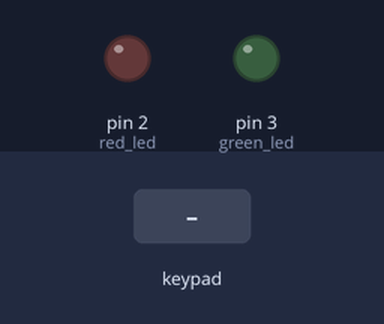
Recording of a sketch running on a simulated Arduino Uno, built with avr-gcc and run on an emulated ATmega328P. Parts: output pins drawn as LEDs (lit = HIGH). Dashed ring = blinking. The test bench sets the inputs (shaded band).

Above: at 1.2 s.
1.3 s: keypad keys 9 8 7 6 pressed 0.4 s apart
At 2.9 s:
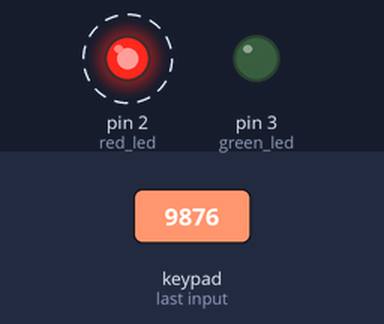
5.9 s: keypad keys 1 9 5 7 pressed 0.4 s apart
At 7.8 s:
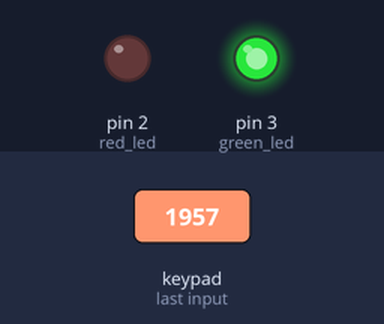
Timing chart, 0 to 11.6 s (numbered marks = the images above; inputs shaded):
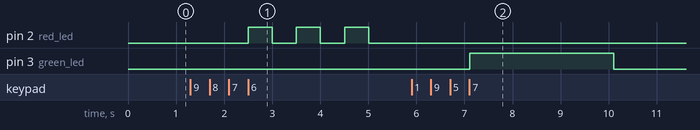

The sketch:

sketch_nov19a.ino
```cpp
#include <Keypad.h>

const byte ROWS = 4; // 4 строки
const byte COLS = 4; // 4 столбца

const int red_led = 2;
const int green_led = 3;

const String correct_password = "1957";

// Обозначение наименовании кнопок
char hexaKeys[ROWS][COLS] = {
  {'1','2','3','A'},
  {'4','5','6','B'},
  {'7','8','9','C'},
  {'*','0','#','D'}
};

byte rowPins[ROWS] = {9, 8, 7, 6}; // пины к строкам
byte colPins[COLS] = {10, 11, 12, 13}; // пины к столбцам

char password[4];
int counter = 0;

void check_password(){
  if (String(password) == correct_password){
    digitalWrite(green_led, HIGH); delay(3000);
    digitalWrite(green_led, LOW);
  }
  else{
    digitalWrite(red_led, HIGH); delay(500);
    digitalWrite(red_led, LOW); delay(500);
    digitalWrite(red_led, HIGH); delay(500);
    digitalWrite(red_led, LOW); delay(500);
    digitalWrite(red_led, HIGH); delay(500);
    digitalWrite(red_led, LOW); delay(500);
  }
}


Keypad customKeypad = Keypad( makeKeymap(hexaKeys), rowPins, colPins, ROWS, COLS);

void setup(){
  Serial.begin(9600);
  pinMode(red_led, OUTPUT);
  pinMode(green_led, OUTPUT);
}

void loop(){
  char customKey = customKeypad.getKey();
  if (customKey){
    password[counter] = customKey;
    counter++;
    if (counter > 3){
      counter = 0;
      check_password();
      memset(password, 0, sizeof(password));
    }
  }
}
```

Measured:
- after the input at 1.3 s, pin 2 (red_led): alternates HIGH for 0.50 s and LOW for 0.50 s, starting after 1.2 s
- after the input at 5.9 s, pin 3 (green_led): LOW → HIGH after 1.2 s, → LOW 3.0 s later
